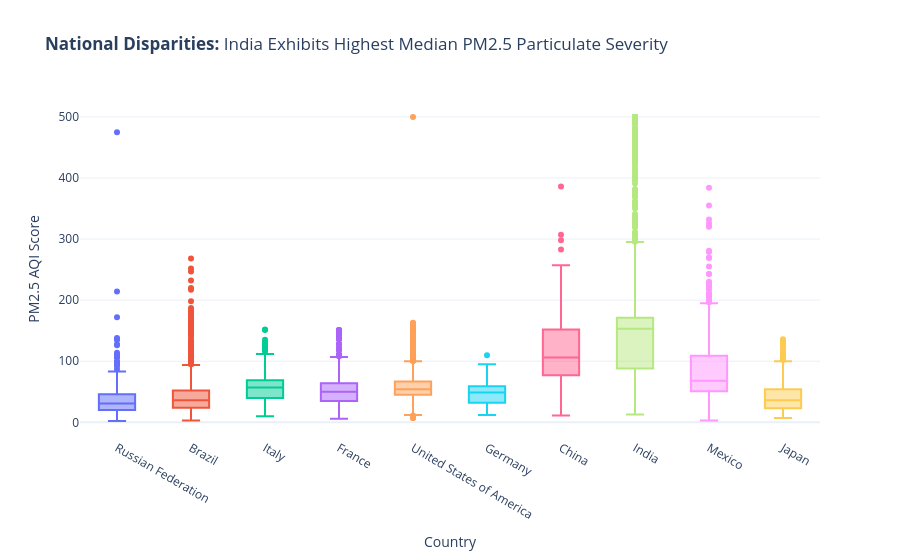

Write notebook code for a chart like this one.
### Code cell
# ==============================================================================
# CELL 3: Question 2
# Q2: How do PM2.5 levels compare among the top 10 most represented countries?
# ==============================================================================
top_10_countries = df['Country'].value_counts().head(10).index
df_q2 = df[df['Country'].isin(top_10_countries)]

fig2 = px.box(
    df_q2,
    x='Country',
    y='PM2.5 AQI Value',
    color='Country',
    title="<b>National Disparities:</b> India Exhibits Highest Median PM2.5 Particulate Severity",
    labels={'PM2.5 AQI Value': 'PM2.5 AQI Score', 'Country': 'Country'},
    template='plotly_white'
)
fig2.update_layout(showlegend=False)
fig2.show()

### Figure 1 — Plotly figure (JSON) as saved in the notebook; plotly's stock layout.template omitted (floating-point values rounded to 4 significant figures; data arrays with more than 128 entries replaced by an {"elided": "..."} marker saying what was removed)
{"data": [{"alignmentgroup": "True", "hovertemplate": "Country=%{x}<br>PM2.5 AQI Score=%{y}<extra></extra>", "legendgroup": "Russian Federation", "marker": {"color": "#636efa"}, "name": "Russian Federation", "notched": false, "offsetgroup": "Russian Federation", "orientation": "v", "showlegend": true, "type": "box", "x": {"elided": "1241 str values"}, "x0": " ", "xaxis": "x", "y": {"elided": "1241 int values"}, "y0": " ", "yaxis": "y"}, {"alignmentgroup": "True", "hovertemplate": "Country=%{x}<br>PM2.5 AQI Score=%{y}<extra></extra>", "legendgroup": "Brazil", "marker": {"color": "#EF553B"}, "name": "Brazil", "notched": false, "offsetgroup": "Brazil", "orientation": "v", "showlegend": true, "type": "box", "x": {"elided": "1562 str values"}, "x0": " ", "xaxis": "x", "y": {"elided": "1562 int values"}, "y0": " ", "yaxis": "y"}, {"alignmentgroup": "True", "hovertemplate": "Country=%{x}<br>PM2.5 AQI Score=%{y}<extra></extra>", "legendgroup": "Italy", "marker": {"color": "#00cc96"}, "name": "Italy", "notched": false, "offsetgroup": "Italy", "orientation": "v", "showlegend": true, "type": "box", "x": {"elided": "979 str values"}, "x0": " ", "xaxis": "x", "y": {"elided": "979 int values"}, "y0": " ", "yaxis": "y"}, {"alignmentgroup": "True", "hovertemplate": "Country=%{x}<br>PM2.5 AQI Score=%{y}<extra></extra>", "legendgroup": "France", "marker": {"color": "#ab63fa"}, "name": "France", "notched": false, "offsetgroup": "France", "orientation": "v", "showlegend": true, "type": "box", "x": {"elided": "802 str values"}, "x0": " ", "xaxis": "x", "y": {"elided": "802 int values"}, "y0": " ", "yaxis": "y"}, {"alignmentgroup": "True", "hovertemplate": "Country=%{x}<br>PM2.5 AQI Score=%{y}<extra></extra>", "legendgroup": "United States of America", "marker": {"color": "#FFA15A"}, "name": "United States of America", "notched": false, "offsetgroup": "United States of America", "orientation": "v", "showlegend": true, "type": "box", "x": {"elided": "2872 str values"}, "x0": " ", "xaxis": "x", "y": {"elided": "2872 int values"}, "y0": " ", "yaxis": "y"}, {"alignmentgroup": "True", "hovertemplate": "Country=%{x}<br>PM2.5 AQI Score=%{y}<extra></extra>", "legendgroup": "Germany", "marker": {"color": "#19d3f3"}, "name": "Germany", "notched": false, "offsetgroup": "Germany", "orientation": "v", "showlegend": true, "type": "box", "x": {"elided": "1345 str values"}, "x0": " ", "xaxis": "x", "y": {"elided": "1345 int values"}, "y0": " ", "yaxis": "y"}, {"alignmentgroup": "True", "hovertemplate": "Country=%{x}<br>PM2.5 AQI Score=%{y}<extra></extra>", "legendgroup": "China", "marker": {"color": "#FF6692"}, "name": "China", "notched": false, "offsetgroup": "China", "orientation": "v", "showlegend": true, "type": "box", "x": {"elided": "795 str values"}, "x0": " ", "xaxis": "x", "y": {"elided": "795 int values"}, "y0": " ", "yaxis": "y"}, {"alignmentgroup": "True", "hovertemplate": "Country=%{x}<br>PM2.5 AQI Score=%{y}<extra></extra>", "legendgroup": "India", "marker": {"color": "#B6E880"}, "name": "India", "notched": false, "offsetgroup": "India", "orientation": "v", "showlegend": true, "type": "box", "x": {"elided": "2488 str values"}, "x0": " ", "xaxis": "x", "y": {"elided": "2488 int values"}, "y0": " ", "yaxis": "y"}, {"alignmentgroup": "True", "hovertemplate": "Country=%{x}<br>PM2.5 AQI Score=%{y}<extra></extra>", "legendgroup": "Mexico", "marker": {"color": "#FF97FF"}, "name": "Mexico", "notched": false, "offsetgroup": "Mexico", "orientation": "v", "showlegend": true, "type": "box", "x": {"elided": "588 str values"}, "x0": " ", "xaxis": "x", "y": {"elided": "588 int values"}, "y0": " ", "yaxis": "y"}, {"alignmentgroup": "True", "hovertemplate": "Country=%{x}<br>PM2.5 AQI Score=%{y}<extra></extra>", "legendgroup": "Japan", "marker": {"color": "#FECB52"}, "name": "Japan", "notched": false, "offsetgroup": "Japan", "orientation": "v", "showlegend": true, "type": "box", "x": {"elided": "702 str values"}, "x0": " ", "xaxis": "x", "y": {"elided": "702 int values"}, "y0": " ", "yaxis": "y"}], "layout": {"boxmode": "overlay", "legend": {"title": {"text": "Country"}, "tracegroupgap": 0}, "showlegend": false, "title": {"text": "<b>National Disparities:</b> India Exhibits Highest Median PM2.5 Particulate Severity"}, "xaxis": {"anchor": "y", "categoryarray": ["Russian Federation", "Brazil", "Italy", "France", "United States of America", "Germany", "China", "India", "Mexico", "Japan"], "categoryorder": "array", "domain": [0, 1], "title": {"text": "Country"}}, "yaxis": {"anchor": "x", "domain": [0, 1], "title": {"text": "PM2.5 AQI Score"}}}}
